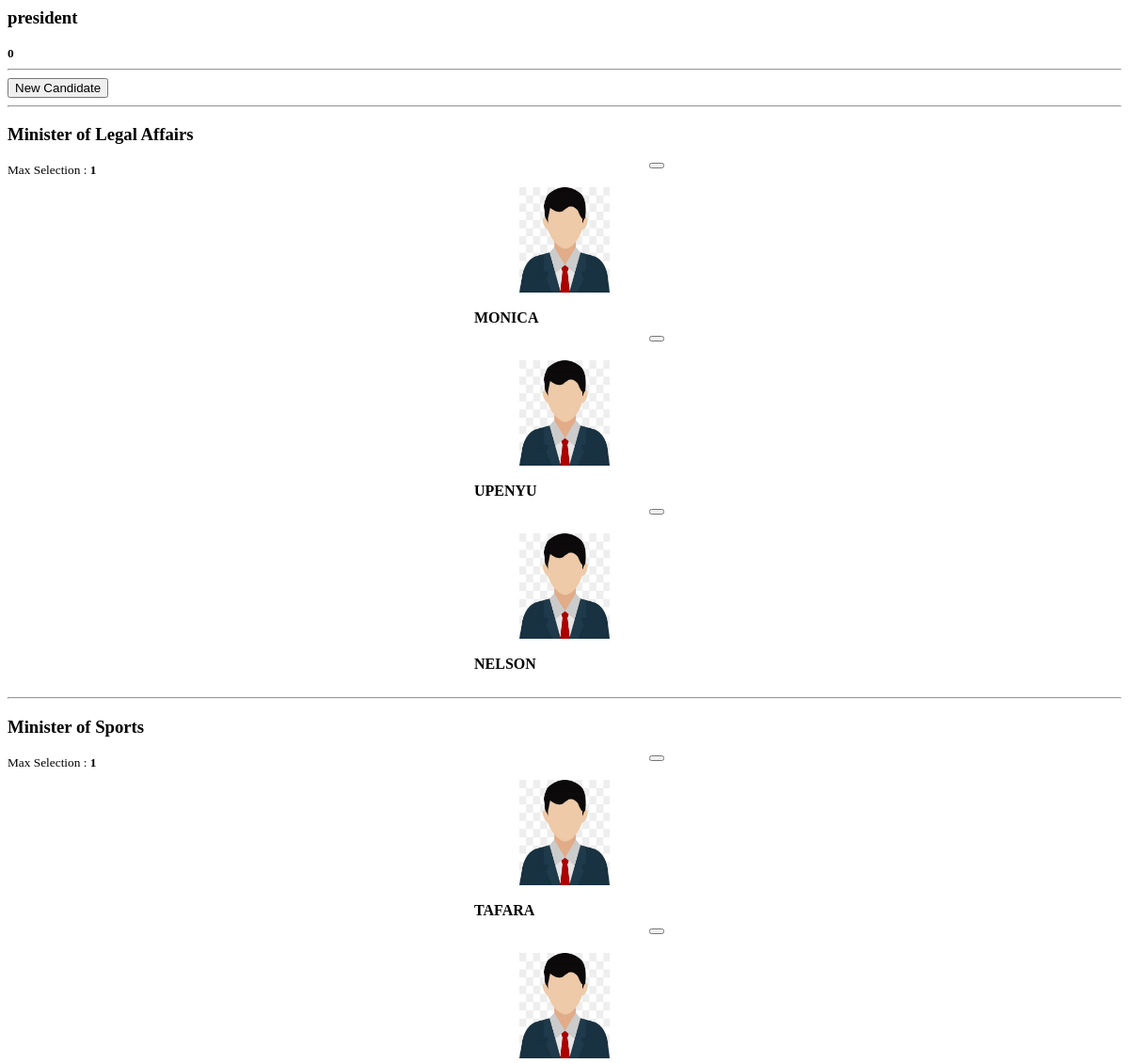
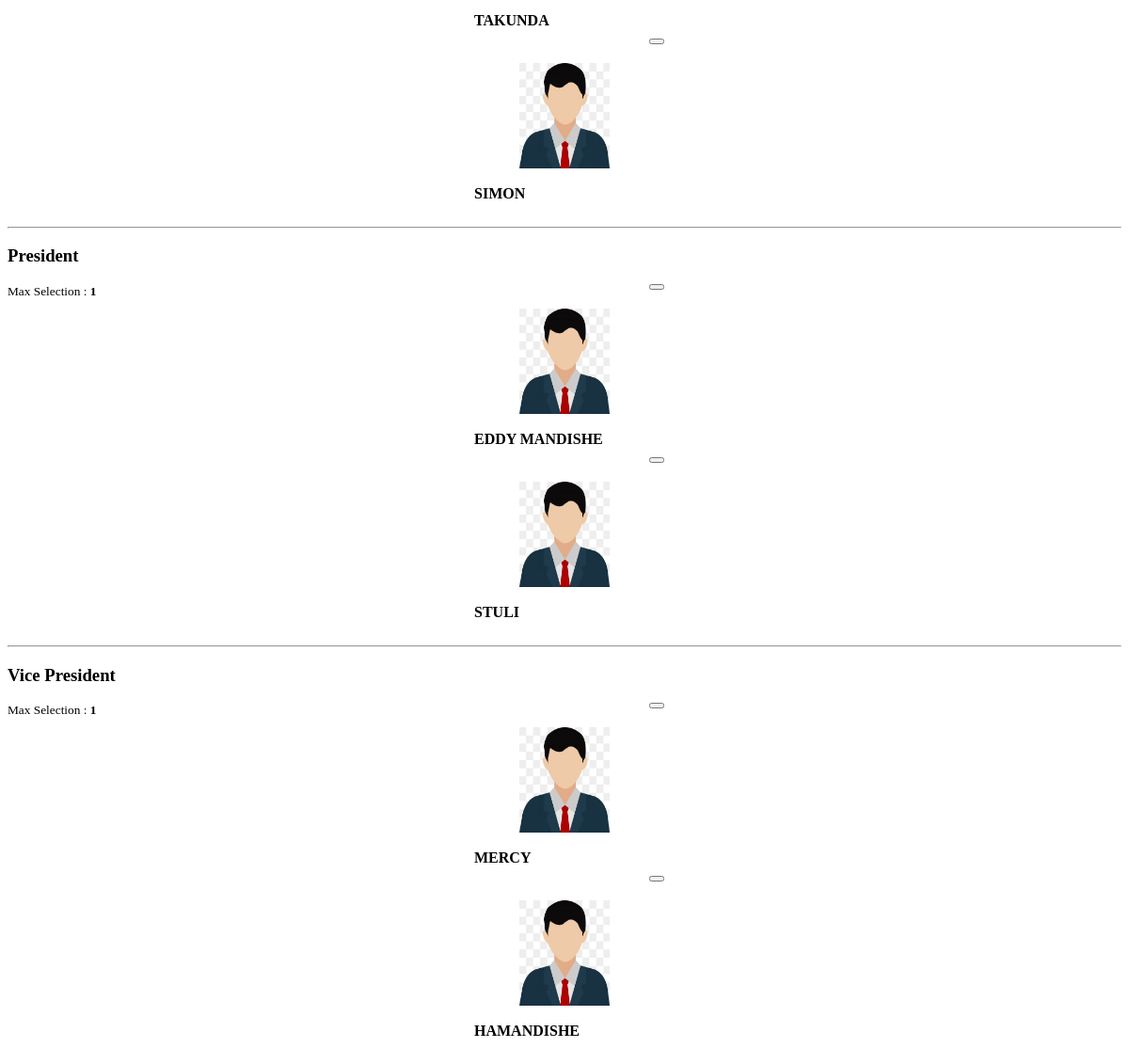
Screenshot of /manage_voting.php?id=4 with the database file from the repository (2 pictures, top to bottom).
### tables this page shows
CREATE TABLE `category_list` (
  `id` int(30) NOT NULL,
  `category` text NOT NULL
);

CREATE TABLE `voting_opt` (
  `id` int(30) NOT NULL,
  `voting_id` int(30) NOT NULL,
  `category_id` int(30) NOT NULL,
  `image_path` text NOT NULL,
  `opt_txt` text NOT NULL
);

### manage_voting.php (the view, shortened to what this page needs)
<?php include('db_connect.php');?>
<?php
	$opts = $conn->query("SELECT * FROM voting_opt where voting_id=".$_GET['id']);
	$opt_arr = array();
	$set_arr = array();
	while($row=$opts->fetch_assoc()){
		$opt_arr[$row['category_id']][] = $row;
		$set_arr[$row['category_id']] = array('id'=>'','max_selection'=>1);
	}
?>
<div class="container-fluid">
	<div class="col-lg-12">
		<div class="card">
			<div class="card-body">
				<div class="col-lg-12">
					<div class="text-center">
						<h3><b><?php echo $title ?></b></h3>
						<small><b><?php echo $description; ?></b></small>
					</div>
					<hr>
					<div class="row">
						<div class="col-md-12">
							<button class="btn btn-sm btn-primary float-right" type="button" id="new_opt">New Candidate</button>
						</div>
					</div>
					<?php
					$cats = $conn->query("SELECT * FROM category_list where id in (SELECT category_id from voting_opt where voting_id = '".$_GET['id']."' )");
					while($row = $cats->fetch_assoc()):
					?>
						<hr>
						<div class="row mb-4">
							<div class="col-md-12">
									<div class="text-center">
										<h3><b><?php echo $row['category'] ?></b></h3>
									<small>Max Selection : <b><?php echo $set_arr[$row['id']]['max_selection']; ?></b></small>
									</div>
							</div>
						</div>
						<div class="row mt-3">
						<?php foreach ($opt_arr[$row['id']] as $candidate) {
						?>
							<div class="candidate" style="position: relative;">
								<span class="rem_btn"><button class="btn btn-rounded btn-sm btn-outline-danger del_candidated" data-id="<?php echo $candidate['id'] ?>"><i class="fa fa-trash"></i></button></span>
								<div class="item"  data-id="<?php echo $candidate['id'] ?>">
								<div style="display: flex">
									<img src="assets/img/<?php echo $candidate['image_path'] ?>" alt="">
								</div>
								<br>
								<div class="text-center">
									<large class="text-center"><b><?php echo ucwords($candidate['opt_txt']) ?></b></large>
								</div>
								</div>
							</div>
						<?php } ?>
						</div>
					<?php endwhile; ?>
				</div>
			</div>
		</div>
	</div>
</div>

### manage_voting.php (style rules this page uses)
.candidate { margin: auto; width: 16vw; padding: 10px; cursor: pointer; border-radius: 3px; margin-bottom: 1em }
.candidate img { height: 14vh; width: 8vw; margin: auto; }
span.rem_btn { position: absolute; right: 0; top: -1em; z-index: 10 }

### rows the page displays
category_list: category "Minister of Legal Affairs", id "1"
voting_opt: image_path (picture), opt_txt "MONICA"
voting_opt: image_path (picture), opt_txt "UPENYU"
voting_opt: image_path (picture), opt_txt "NELSON"
category_list: category "Minister of Sports", id "1"
voting_opt: image_path (picture), opt_txt "TAFARA"
voting_opt: image_path (picture), opt_txt "TAKUNDA"
voting_opt: image_path (picture), opt_txt "SIMON"
category_list: category "President", id "1"
voting_opt: image_path (picture), opt_txt "EDDY MANDISHE"
voting_opt: image_path (picture), opt_txt "STULI"
category_list: category "Vice President", id "1"
voting_opt: image_path (picture), opt_txt "MERCY"
voting_opt: image_path (picture), opt_txt "HAMANDISHE"

### other values shown
$title "president"
$description "0"
